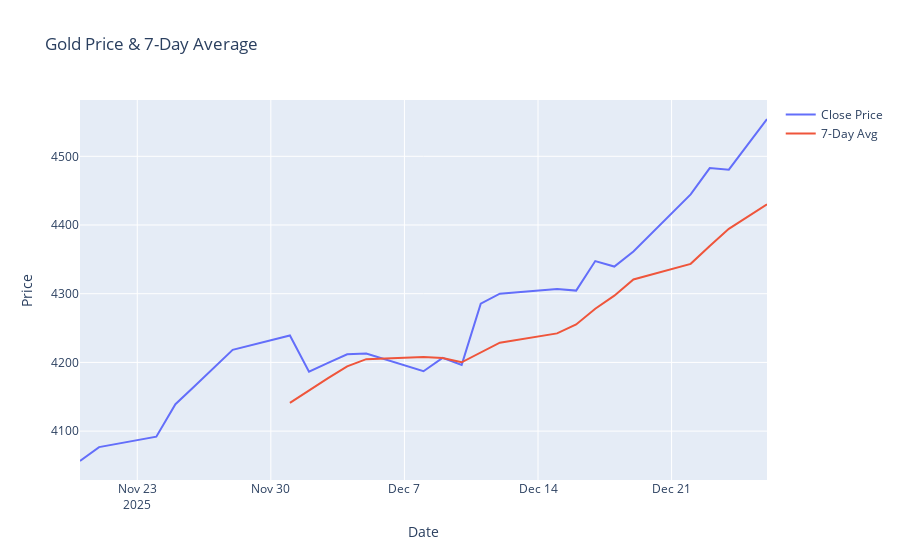
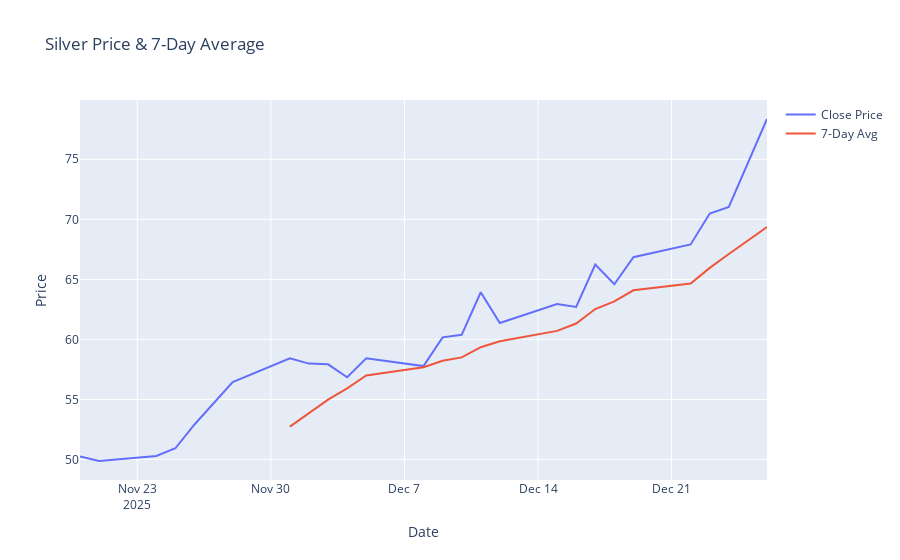
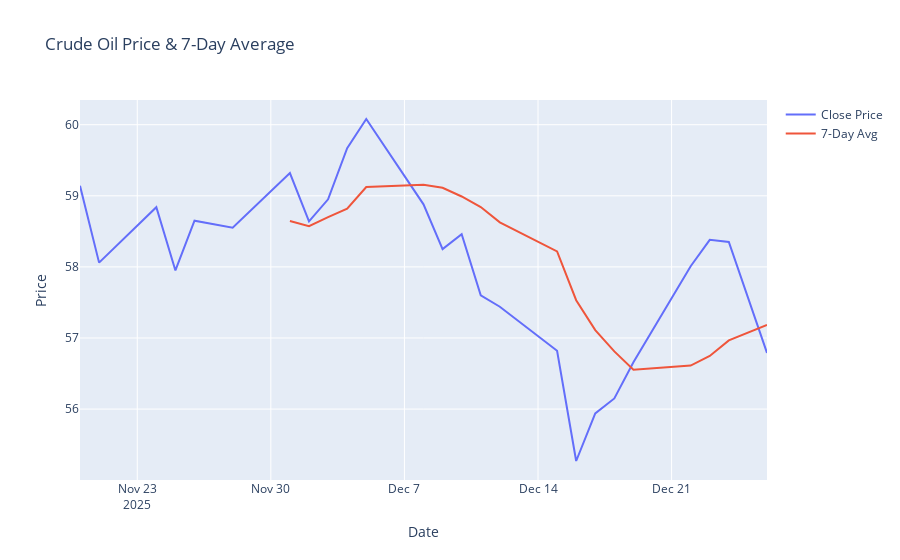

Notebook code for these charts, in order:
### Code cell
import plotly.graph_objects as go

for name, df in analysis.items():
    fig = go.Figure()
    fig.add_trace(go.Scatter(x=df.index, y=df['Close'], mode='lines', name='Close Price'))
    fig.add_trace(go.Scatter(x=df.index, y=df['Rolling 7-Day Avg'], mode='lines', name='7-Day Avg'))
    fig.update_layout(title=f"{name} Price & 7-Day Average", xaxis_title="Date", yaxis_title="Price")
    fig.show()
